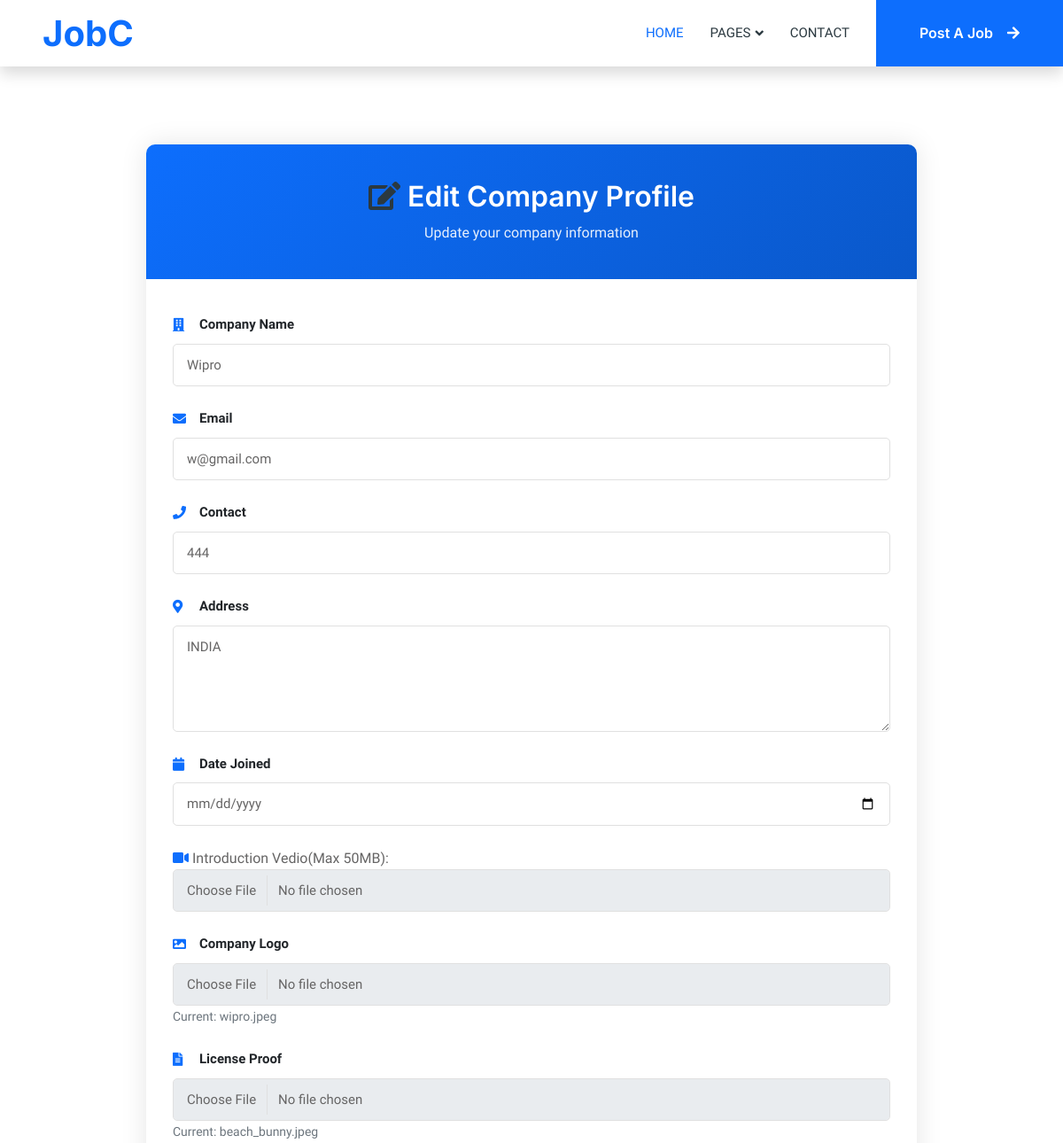
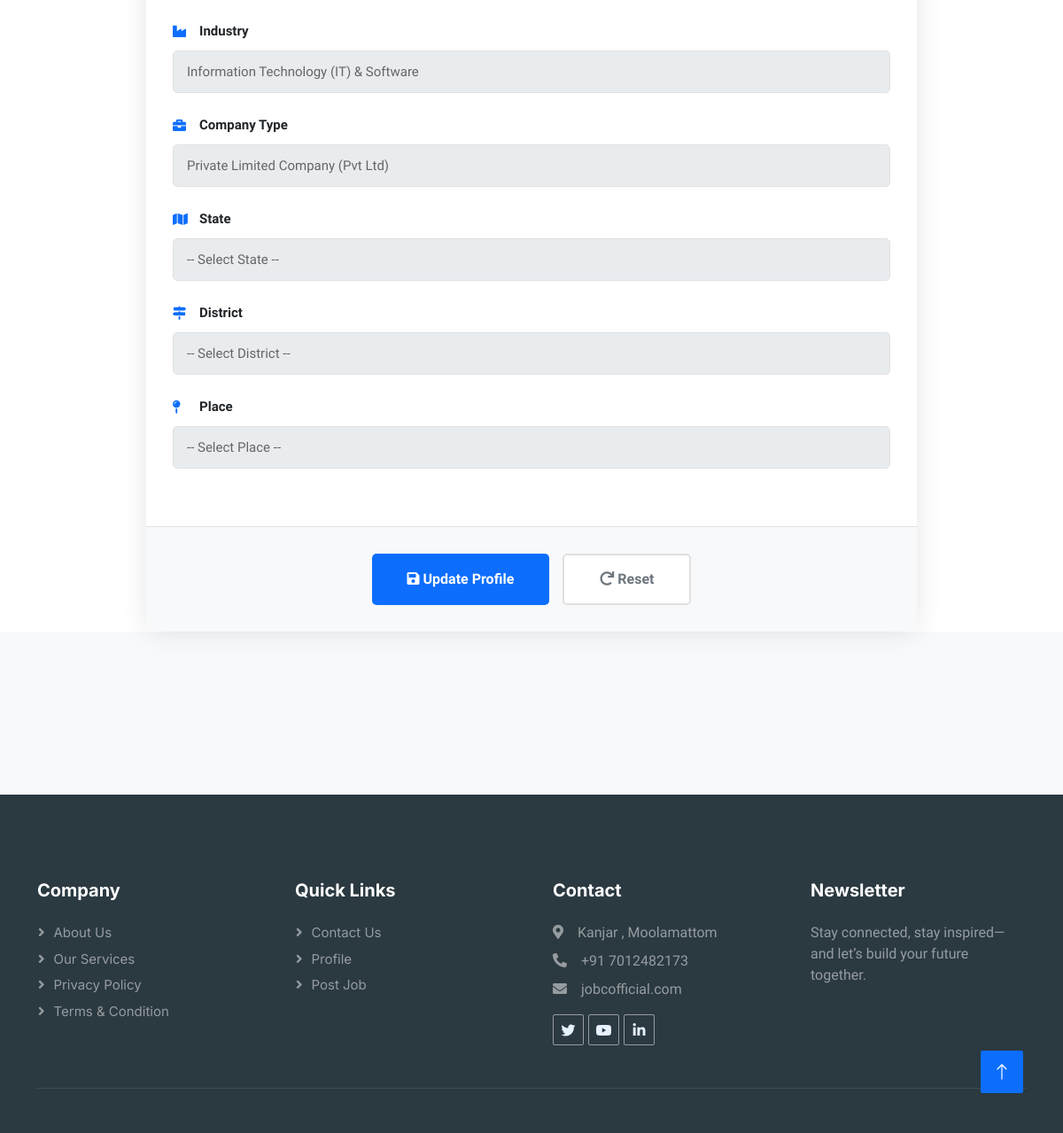
Screenshot of /Company/CompanyEditProfile.php (signed in) with the database file from the repository (2 pictures, top to bottom).
### tables this page shows
CREATE TABLE `tbl_company` (
  `company_id` int(11) NOT NULL,
  `company_name` varchar(50) NOT NULL,
  `company_email` varchar(50) NOT NULL,
  `company_contact` varchar(50) NOT NULL,
  `company_address` mediumtext NOT NULL,
  `company_password` varchar(50) NOT NULL,
  `company_status` int(50) NOT NULL DEFAULT 0,
  `company_date_join` date NOT NULL,
  `place_id` int(11) NOT NULL,
  `company_logo` varchar(700) NOT NULL,
  `company_proof` varchar(500) NOT NULL,
  `company_type` int(11) NOT NULL,
  `company_industry` int(11) NOT NULL,
  `about_company` varchar(200) NOT NULL
);

### Company/CompanyEditProfile.php (the view, shortened to what this page needs)
<?php
include("../Assets/Connection/connection.php");
include("Head.php");
$selprofile = "SELECT * FROM tbl_company WHERE company_id='" . $_SESSION['cid'] . "'";
$row = $con->query($selprofile);
$data = $row->fetch_assoc();
?>
<!DOCTYPE html>
<html xmlns="http://www.w3.org/1999/xhtml">
<head>
<link href="https://cdnjs.cloudflare.com/ajax/libs/font-awesome/5.10.0/css/all.min.css" rel="stylesheet">
<link href="https://cdn.jsdelivr.net/npm/bootstrap-icons@1.4.1/font/bootstrap-icons.css" rel="stylesheet">
<link href="../Assets/Templates/Main/css/bootstrap.min.css" rel="stylesheet">
<link href="../Assets/Templates/Main/css/style.css" rel="stylesheet">
<link href="../Assets/Templates/Main/css/JobPost.css" rel="stylesheet">
</head>
<body>
    <div class="container-xxl bg-white p-0">
        <div class="job-post-container">
            <div class="job-post-card">
                <div class="job-post-header">
                 <h2>  <i class="fas fa-edit"></i><font color="white"> Edit Company Profile</font></h2>
                    <p>Update your company information</p>
                </div>
                <form id="form1" name="form1" method="post" action="" enctype="multipart/form-data">
                    <div class="job-post-body">
                        <div class="form-group">
                            <label class="form-label"><i class="fas fa-building"></i> Company Name</label>
                            <input type="text" name="txt_name" id="txt_name" class="form-control" placeholder="Enter company name" value="<?php echo $data['company_name']; ?>" required />
                        </div>
                        <div class="form-group">
                            <label class="form-label"><i class="fas fa-envelope"></i> Email</label>
                            <input type="email" name="txt_email" id="txt_email" class="form-control" placeholder="Enter email address" value="<?php echo $data['company_email']; ?>" required />
                        </div>
                        <div class="form-group">
                            <label class="form-label"><i class="fas fa-phone"></i> Contact</label>
                            <input type="text" name="txt_contact" id="txt_contact" class="form-control" placeholder="Enter contact number" value="<?php echo $data['company_contact']; ?>" required />
                        </div>
                        <div class="form-group">
                            <label class="form-label"><i class="fas fa-map-marker-alt"></i> Address</label>
                            <textarea name="txt_address" id="txt_address" class="form-control" rows="4" placeholder="Enter company address" required><?php echo $data['company_address']; ?></textarea>
                        </div>
                        <div class="form-group">
                            <label class="form-label"><i class="fas fa-calendar"></i> Date Joined</label>
                            <input type="date" name="txt_date" id="txt_date" class="form-control" value="<?php echo $data['company_date_join']; ?>" required />
                        </div>
                    <div class="form-group">
                        <label><i class="fas fa-video"></i> Introduction Vedio(Max 50MB):</label>
                        <input type="file" name="filevideo" class="form-control" accept="video/*">
                    </div>
                        <div class="form-group">
                            <label class="form-label"><i class="fas fa-image"></i> Company Logo</label>
                            <input type="file" name="filelogo" id="filelogo" class="form-control"  />
                            <?php if(!empty($data['company_logo'])){ ?>
                                <small class="text-muted">Current: <?php echo $data['company_logo']; ?></small>
                            <?php } ?>
                        </div>
                        <div class="form-group">
                            <label class="form-label"><i class="fas fa-file-alt"></i> License Proof</label>
                            <input type="file" name="fileproof" id="fileproof" class="form-control" />
                            <?php if(!empty($data['company_proof'])){ ?>
                                <small class="text-muted">Current: <?php echo $data['company_proof']; ?></small>
                            <?php } ?>
                        </div>
                        <div class="form-group">
                            <label class="form-label"><i class="fas fa-industry"></i> Industry</label>
                            <select name="industry" id="industry" class="form-control" required>
                                <?php
                                $sql = "SELECT * FROM tbl_company_industry";
                                $result = $con->query($sql);
                                while($row = $result->fetch_assoc()) {
                                    $selected = ($row["industry_id"] == $data['company_industry']) ? 'selected' : '';
                                ?>
                                    <option value="<?php echo $row["industry_id"]; ?>" <?php echo $selected; ?>><?php echo $row["industry_name"]; ?></option>
                                <?php } ?>
                            </select>
                        </div>
                        <div class="form-group">
                            <label class="form-label"><i class="fas fa-briefcase"></i> Company Type</label>
                            <select name="type" id="type" class="form-control" required>
                                <?php
                                $sql = "SELECT * FROM tbl_company_type";
                                $result = $con->query($sql);
                                while($row = $result->fetch_assoc()) {
                                    $selected = ($row["company_type_id"] == $data['company_type']) ? 'selected' : '';
                                ?>
                                    <option value="<?php echo $row["company_type_id"]; ?>" <?php echo $selected; ?>><?php echo $row["company_type_name"]; ?></option>
                                <?php } ?>
                            </select>
                        </div>
                        <div class="form-group">
                            <label class="form-label"><i class="fas fa-map"></i> State</label>
                            <select name="state" id="state" class="form-control" onChange="getDistrict(this.value)" >
                                <option value="">-- Select State --</option>
                            </select>
                        </div>
                        <div class="form-group">
                            <label class="form-label"><i class="fas fa-map-signs"></i> District</label>
                            <select name="sel_district" id="sel_district" class="form-control" onChange="getPlace(this.value)" >
                                <option value="">-- Select District --</option>
                            </select>
                        </div>
                        <div class="form-group">
                            <label class="form-label"><i class="fas fa-map-pin"></i> Place</label>
                            <select name="sel_place" id="sel_place" class="form-control" >
                                <option value="">-- Select Place --</option>
                            </select>
                        </div>
                    </div>
                    <div class="form-actions">
                        <button type="submit" name="btn_save" id="btn_save" class="btn-submit">
                            <i class="fas fa-save"></i> Update Profile
                        </button>
                        <button type="reset" name="btn_clear" id="btn_clear" class="btn-reset">
                            <i class="fas fa-redo"></i> Reset
                        </button>
                    </div>
                </form>
            </div>
        </div>
    </div>
</body>
</html>
<?php include("Foot.php") ?>

### Assets/Templates/Main/css/style.css (style rules this page uses)
:root { --primary: #0D6EFD; --secondary: #2B9BFF; --light: #E7F1FF; --dark: #2B3940; }
.job-post-body .form-group label i.fas { color: #0d6efd; }

### Assets/Templates/Main/css/JobPost.css (style rules this page uses)
body { font-family: 'Heebo', sans-serif; background-color: #f8f9fa; }
.job-post-container { max-width: 900px; margin: 40px auto; padding: 0 15px; }
.job-post-card { background: white; border-radius: 10px; box-shadow: 0 0 30px rgba(0,0,0,0.1); overflow: hidden; }
.job-post-header { background: linear-gradient(135deg, #0d6efd 0%, #0a58ca 100%); padding: 40px 30px; text-align: center; color: white; }
.job-post-header h2 { margin: 0; font-size: 32px; font-weight: 600; }
.job-post-header p { margin: 10px 0 0 0; opacity: 0.9; }
.job-post-body { padding: 40px 30px; }
.form-group { margin-bottom: 25px; }
.form-label { display: flex; align-items: center; font-weight: 600; color: #212529; margin-bottom: 10px; font-size: 15px; }
.form-label i { margin-right: 10px; color: #0d6efd; width: 20px; }
.form-control, .form-select { width: 100%; padding: 12px 15px; border: 1px solid #e0e0e0; border-radius: 5px; font-size: 15px; transition: all 0.3s; }
textarea.form-control { min-height: 120px; resize: vertical; }
.form-actions { display: flex; gap: 15px; justify-content: center; padding: 30px; background: #f8f9fa; border-top: 1px solid #e0e0e0; }
.btn-submit, .btn-reset { padding: 15px 40px; border: none; border-radius: 5px; font-size: 16px; font-weight: 600; cursor: pointer; transition: all 0.3s; }
.btn-submit { background: #0d6efd; color: white; }
.btn-reset { background: white; color: #6c757d; border: 2px solid #e0e0e0; }

### rows the page displays
tbl_company: txt_name "Wipro", txt_email "w@gmail.com", txt_contact "444", txt_address "INDIA", company_logo "wipro.jpeg", company_proof "beach_bunny.jpeg"

### other values shown
form field industry "Information Technology (IT) & Software"
form field type "Private Limited Company (Pvt Ltd)"
